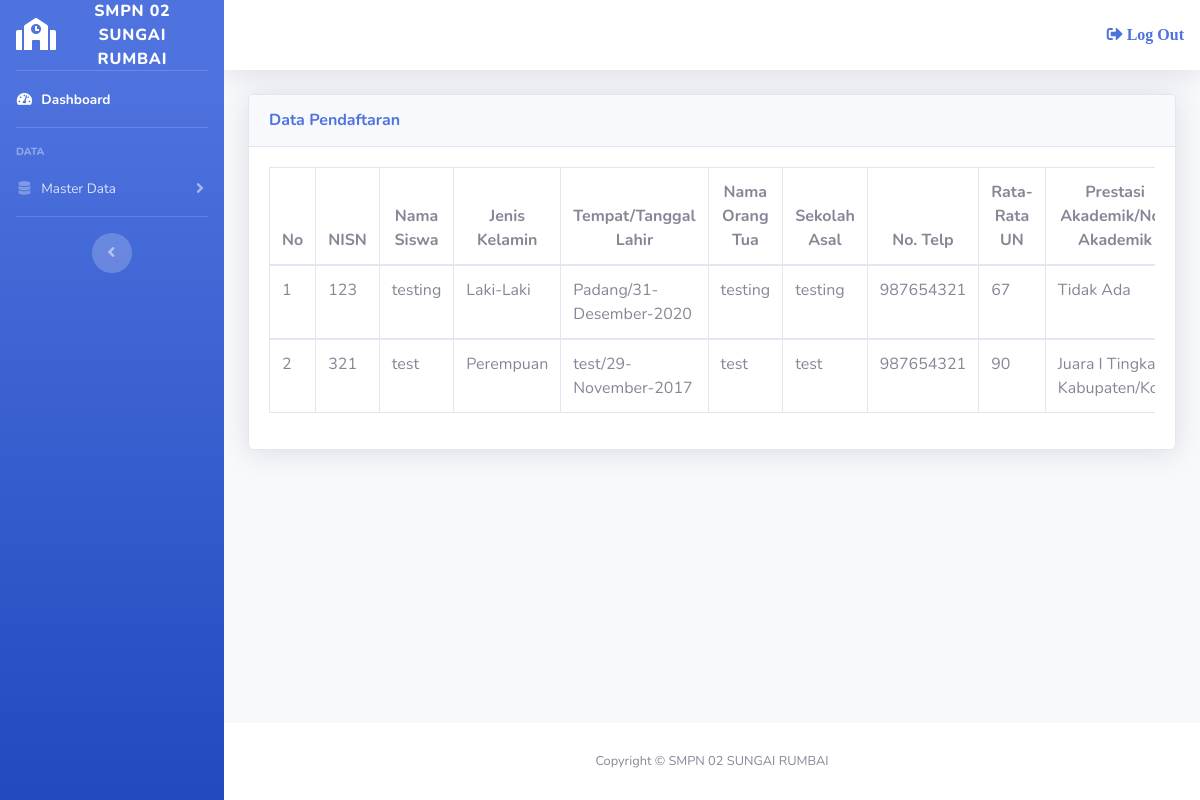
Page /guru/datapendaftaran.php (signed in) on the committed database.
### tables this page shows
CREATE TABLE `tbl_siswa` (
  `nisn` varchar(15) NOT NULL,
  `nm_siswa` varchar(30) NOT NULL,
  `jenis_kelamin` varchar(15) NOT NULL,
  `tempat_lahir` varchar(20) NOT NULL,
  `tanggal_lahir` date NOT NULL,
  `nm_orangtua` varchar(30) NOT NULL,
  `sekolah_asal` varchar(30) NOT NULL,
  `no_telp` varchar(12) NOT NULL,
  `rata_un` float NOT NULL,
  `prestasi` varchar(50) NOT NULL
);

### guru/datapendaftaran.php (the view)
<?php
	include ("style/header.php");
	include ("style/sidebar.php");
  function tgl_indo($tanggal){
    $bulan = array(
      1 => 'Januari',
      'Februari',
      'Maret',
      'April',
      'Mei',
      'Juni',
      'Juli',
      'Agustus',
      'September',
      'Oktober',
      'November',
      'Desember',);
    $pecahkan = explode('-', $tanggal);
    return $pecahkan[2] . '-' . $bulan[(int)$pecahkan[1]] . '-' . $pecahkan[0];
  }
?>
<div class="container-fluid">
	<div class="card shadow">
		<div class="card-header py-3">
			<h6 class="m-0 font-weight-bold text-primary">Data Pendaftaran</h6>
		</div>
		<div class="card-body">
			<div class="table-responsive">
				<table class="table table-bordered">
					<thead>
						<tr>
							<th style="text-align: center;">No</th>
							<th style="text-align: center;">NISN</th>
							<th style="text-align: center;">Nama Siswa</th>
							<th style="text-align: center;">Jenis Kelamin</th>
							<th style="text-align: center;">Tempat/Tanggal Lahir</th>
							<th style="text-align: center;">Nama Orang Tua</th>
							<th style="text-align: center;">Sekolah Asal</th>
							<th style="text-align: center;">No. Telp</th>
							<th style="text-align: center;">Rata-Rata UN</th>
             	<th style="text-align: center;">Prestasi Akademik/Non Akademik</th>
						</tr>
					</thead>
					<?php
					include ("../config/koneksi.php");
					$no = 1;
					$sql = mysqli_query($konek,"SELECT * FROM tbl_siswa ORDER BY nisn ASC");
					while ($data = mysqli_fetch_array($sql)){
					?>
					<tbody>
						<tr>
							<td><?php echo $no++; ?></td>
							<td><?php echo $data['nisn']; ?></td>
							<td><?php echo $data['nm_siswa']; ?></td>
							<td><?php echo $data['jenis_kelamin']; ?></td>
							<td><?php echo $data['tempat_lahir']; ?>/<?php echo tgl_indo($data['tanggal_lahir']); ?></td>
							<td><?php echo $data['nm_orangtua']; ?></td>
							<td><?php echo $data['sekolah_asal']; ?></td>
							<td><?php echo $data['no_telp']; ?></td>
							<td><?php echo $data['rata_un']; ?></td>
            	<td><?php echo $data['prestasi']; ?></td>
						</tr>
					</tbody>
					<?php
					}
					?>
				</table>
			</div>
		</div>
	</div>
</div>
<?php
	include ("style/footer.php");
?>

### rows in the picture
tbl_siswa: nisn "123", nm_siswa "testing", jenis_kelamin "Laki-Laki", tempat_lahir "Padang", tanggal_lahir "31-Desember-2020", nm_orangtua "testing", sekolah_asal "testing", no_telp "987654321", rata_un "67", prestasi "Tidak Ada"
tbl_siswa: nisn "321", nm_siswa "test", jenis_kelamin "Perempuan", tempat_lahir "test", tanggal_lahir "29-November-2017", nm_orangtua "test", sekolah_asal "test", no_telp "987654321", rata_un "90", prestasi "Juara I…"
